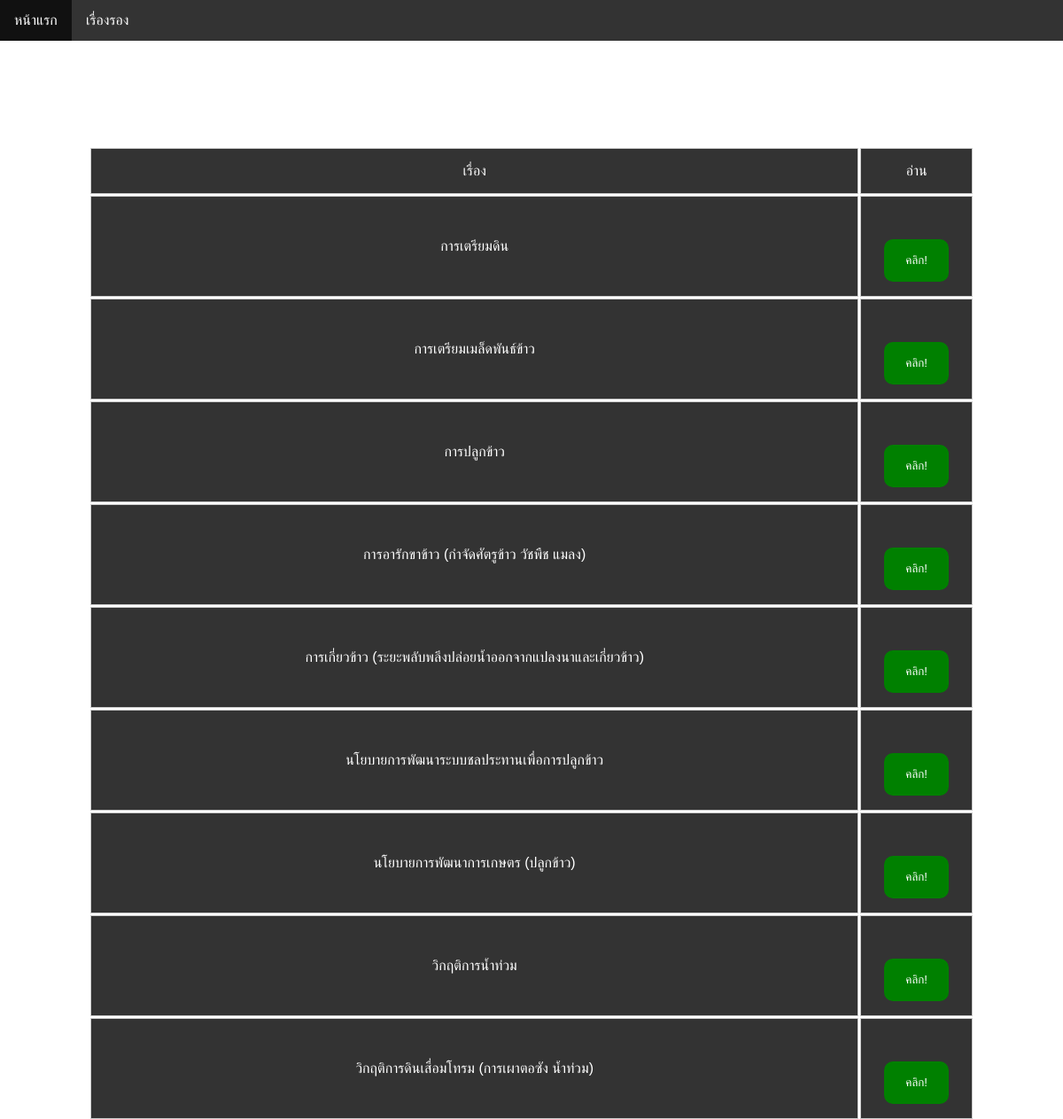
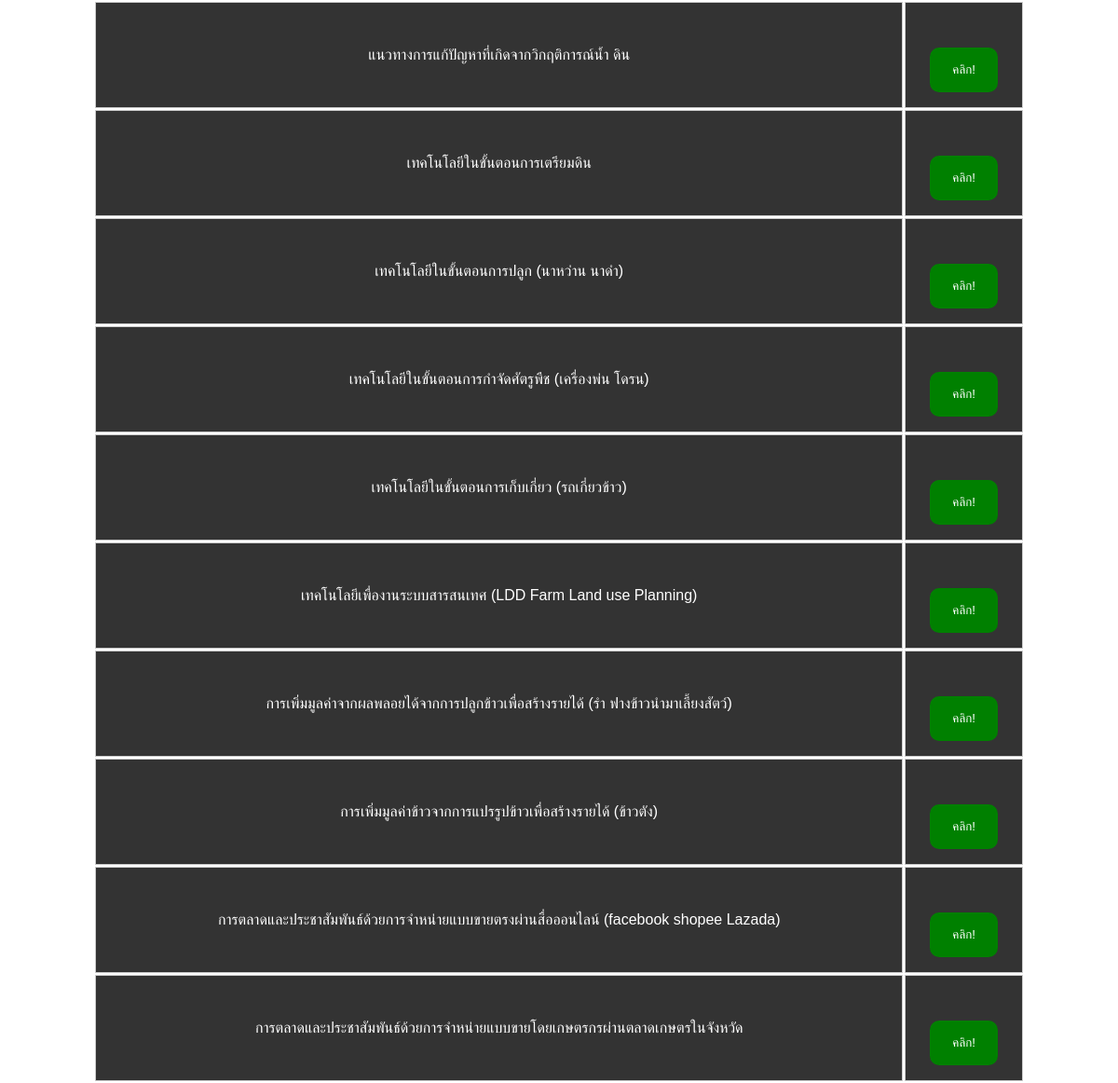
Page /Secondary.php on the committed database (2 pictures, top to bottom).
### tables this page shows
CREATE TABLE `km_unit` (
  `km_id` int(11) NOT NULL,
  `km_name` varchar(100) NOT NULL,
  `km_pic` varchar(45) NOT NULL,
  `km_group` int(11) NOT NULL
);

### Secondary.php (the view, shortened to what this page needs)
<!DOCTYPE html>
<html lang="en">
<head>
    <link rel="stylesheet" href="agriculture.css">
</head>
<body>
    <ul>
        <li><a class="active" href="./index.php">หน้าแรก</a></li>
        <li><a href="./Secondary.php">เรื่องรอง</a></li>
    </ul>
    <div class="content">
        <h1>หัวข้อความรู้ รอง</h1>
        <?php
            include('connection.php');
            $query = "SELECT * FROM km_unit" or die("Error:" . mysqli_error());
            $result = mysqli_query($con, $query);
            echo "<table  width='1000px'>";
            echo "<tr><td>เรื่อง</td><td>อ่าน</td></tr>";
            while($row = mysqli_fetch_array($result)) {
                echo "<tr>";
                echo "<td>" .$row["km_name"] .  "</td> ";
                echo "<td><button>คลิก!</button></td> ";
            }
            echo "</table>";
        ?>
    </div>
</body>
</html>

### agriculture.css (style rules this page uses)
* { margin: 0; }
body { font-family: Arial; background: url('86063519_p0.jpg') no-repeat center center fixed ; }
.content { text-align: center; }
table { align-items: center; margin-left: auto; margin-right: auto; }
h1 { margin-top: 5rem; margin-bottom: 3rem; color: #fff; }
tr, td { padding: 1rem .5rem; border: 1px solid #ccc; }
tr { background: #333; color: #fff; align-items: center; }
button { padding: 1rem 1.5rem; background: green; color: #fff; border: none; border-radius: 10px; cursor: pointer; outline: none; margin-top: 2rem; }
ul { list-style-type: none; margin: 0; padding: 0; overflow: hidden; background-color: #333; position: fixed; top: 0; width: 100%; }
li { float: left; }
li a { display: block; color: white; text-align: center; padding: 14px 16px; text-decoration: none; }

### rows in the picture
km_unit: km_name "การเตรียมดิน"
km_unit: km_name "การเตรียมเมล็ดพันธ์ข้าว"
km_unit: km_name "การปลูกข้าว"
km_unit: km_name "การอารักขาข้าว (กำจัดศัตรูข้าว วัชพืช แมลง)"
km_unit: km_name "การเกี่ยวข้าว (ระยะพลับพลึงปล่อยน้ำออกจากแปลงนาและเกี่ยวข้าว)"
km_unit: km_name "นโยบายการพัฒนาระบบชลประทานเพื่อการปลูกข้าว"
km_unit: km_name "นโยบายการพัฒนาการเกษตร (ปลูกข้าว)"
km_unit: km_name "วิกฤติการน้ำท่วม"
km_unit: km_name "วิกฤติการดินเสื่อมโทรม (การเผาตอซัง น้ำท่วม)"
km_unit: km_name "แนวทางการแก้ปัญหาที่เกิดจากวิกฤติการณ์น้ำ ดิน"
km_unit: km_name "เทคโนโลยีในขั้นตอนการเตรียมดิน"
km_unit: km_name "เทคโนโลยีในขั้นตอนการปลูก (นาหว่าน นาดำ)"
km_unit: km_name "เทคโนโลยีในขั้นตอนการกำจัดศัตรูพืช (เครื่องพ่น โดรน)"
km_unit: km_name "เทคโนโลยีในขั้นตอนการเก็บเกี่ยว (รถเกี่ยวข้าว)"
km_unit: km_name "เทคโนโลยีเพื่องานระบบสารสนเทศ (LDD Farm Land use Planning)"
km_unit: km_name "การเพิ่มมูลค่าจากผลพลอยได้จากการปลูกข้าวเพื่อสร้างรายได้ (รำ ฟางข้าวนำมาเลี้ยงสัตว์)"
km_unit: km_name "การเพิ่มมูลค่าข้าวจากการแปรรูปข้าวเพื่อสร้างรายได้ (ข้าวตัง)"
km_unit: km_name "การตลาดและประชาสัมพันธ์ด้วยการจำหน่ายแบบขายตรงผ่านสื่อออนไลน์ (facebook shopee Lazada)"
km_unit: km_name "การตลาดและประชาสัมพันธ์ด้วยการจำหน่ายแบบขายโดยเกษตรกรผ่านตลาดเกษตรในจังหวัด"
